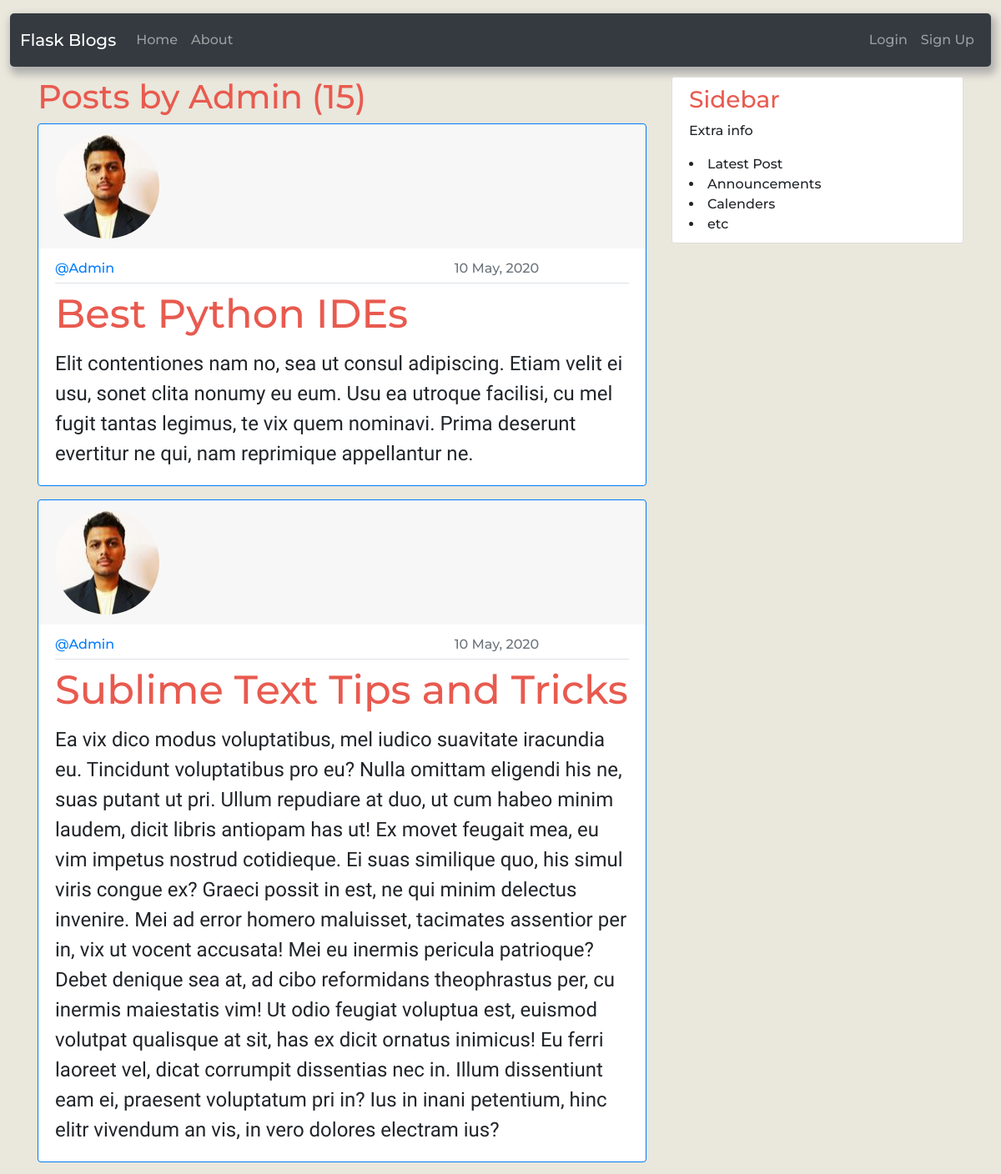
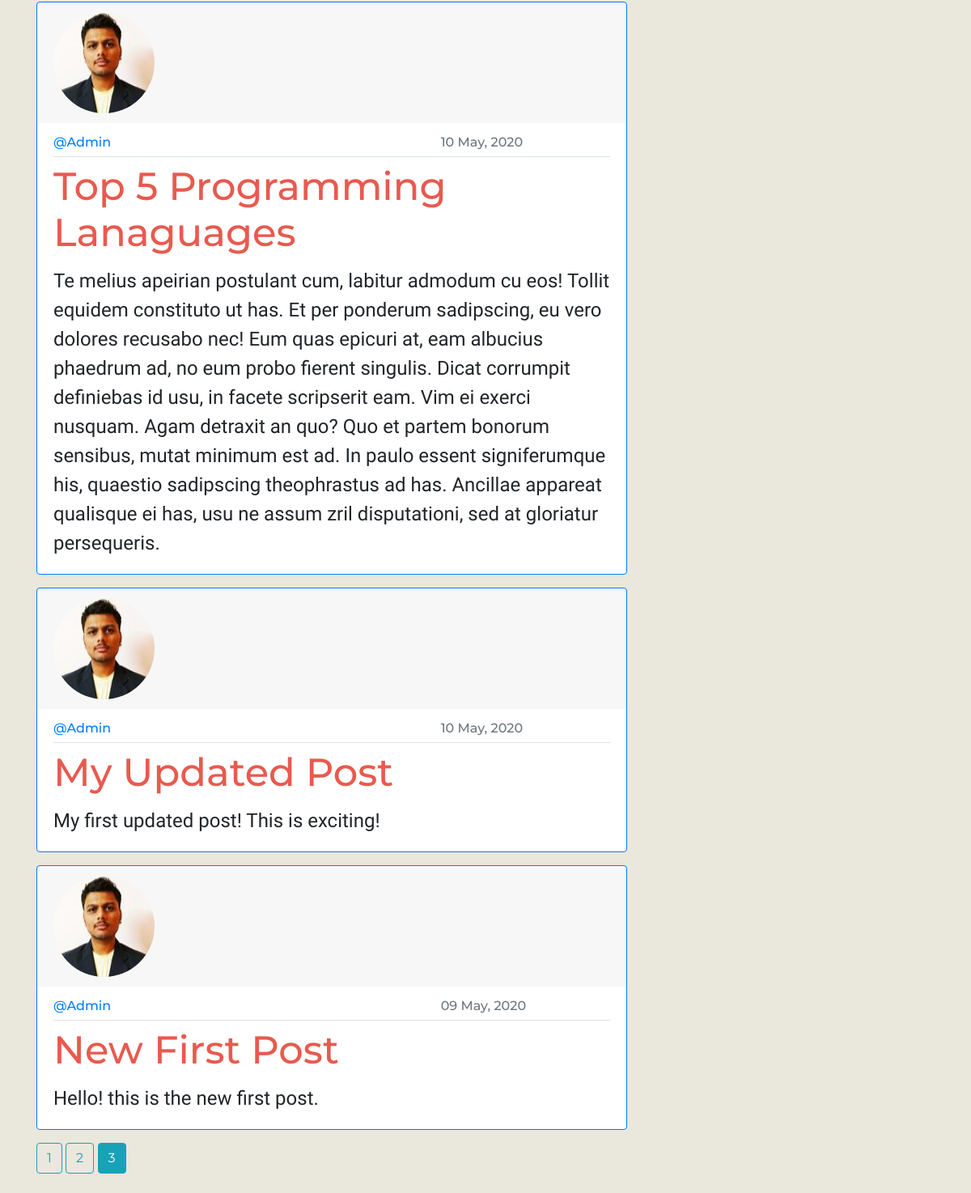
The app's page /user/Admin/posts?page=3 with its own data (2 pictures, top to bottom).
### flaskblog/models.py (models this page shows, shortened)
class User(db.Model,UserMixin):
    id = db.Column(db.Integer, primary_key=True)
    username = db.Column(db.String(20), unique=True, nullable=False)
    email = db.Column(db.String(120), unique=True, nullable=False)
    image_file = db.Column(db.String(20), nullable=False, default='default.jpg')
    password = db.Column(db.String(60), nullable=False)
    posts = db.relationship('Post', backref='author', lazy=True)

class Post(db.Model):
    id = db.Column(db.Integer, primary_key=True)
    title = db.Column(db.String(100), nullable=False)
    date_posted = db.Column(db.DateTime, nullable=False, default=datetime.utcnow)
    content = db.Column(db.Text, nullable=False)
    user_id = db.Column(db.Integer, db.ForeignKey('user.id'), nullable=False)

### flaskblog/users/routes.py (the view)
@users.route("/user/<string:username>/posts")
def user_posts(username):
    page = request.args.get('page',1,type = int)
    user = User.query.filter_by(username=username).first_or_404()
    posts = Post.query.filter_by(author=user)\
        .order_by(Post.date_posted.desc())\
        .paginate(page=page,per_page=5)
    return render_template("user_posts.html",posts=posts,user=user)

### flaskblog/templates/user_posts.html
{% extends "base.html" %}
{% block content %}
<h1>Posts by {{user.username}}  ({{posts.total }})</h1>
{% for post in posts.items %}
<div class="card border-primary profile-info flex-row flex-wrap">
  <div class="card-header border-0 col-12">
      <img src="{{url_for('static',filename='profile_pics/'+post.author.image_file)}}" class="card-img-top rounded-circle account-img" alt="profile pic">
  </div>
  <div class="card-body">
      <h6 class="card-subtitle mb-2 pb-2 text-muted border-bottom">
        <div class="row d-flex justify-content-between">
          <div class="col col-4 d-flex align-items-center">
            <a href="{{url_for('users.user_posts',username = post.author.username)}}">
                @{{post.author.username}}
            </a>
            </div>
          <div class="col col-4 d-flex align-items-center">{{post.date_posted.strftime('%d %B, %Y')}}</div>
        </div>
      </h6>
      <h5 class="card-title"><a class="post-detail-title"href="{{url_for('posts.post',post_id=post.id)}}">{{post.title}}</a></h5>
      <p class="card-text">
        {{post.content}}
      </p>
  </div>
</div>
{% endfor %}
{% for page_num in posts.iter_pages(left_edge=1,right_edge=1,left_current=1,right_current=2)  %}
  {% if page_num  %}
    {% if posts.page == page_num %}
      <a class ="btn  btn-info mb-4" href="{{url_for('users.user_posts',username = user.username,page=page_num)}}">{{page_num}}</a>
    {% else %}
    <a class ="btn  btn-outline-info mb-4" href="{{url_for('users.user_posts',username = user.username,page=page_num)}}">{{page_num}}</a>
    {% endif %}
    {% else %}
    ...
  {% endif %}
{% endfor %}
{% endblock content %}

### flaskblog/static/main.css (style rules this page uses)
body { background-color: #EAE7DC; margin-top: 1rem; font-family: 'Montserrat', sans-serif; font-size: medium; font-weight: 500; }
h1,h2,h3,h4,h5,h6 { color: #E85A4F; }
.post-detail-title { color: #E85A4F; font-size: 3rem; }
.card-subtitle { flex-direction: row; justify-content: flex-end; }
.card-text { font-family: 'Indie Flower', cursive; font-size: x-large; }
.profile-info { margin-bottom: 1rem; }
.account-img { height: 125px; width: 125px; }

### records on screen
User: username "Admin"
Post: image_file (picture), author.username "Admin", date_posted "10 May, 2020", title "Best Python IDEs", content "Elit contentiones nam no, sea ut consul adipiscing. Etiam velit ei usu, sonet clita nonumy eu eum. Usu ea utroque facilisi, cu mel fugit tantas legimus, te vix quem nominavi. Prima deserunt evertitur ne qui, nam reprimique appellantur ne."
Post: image_file (picture), author.username "Admin", date_posted "10 May, 2020", title "Sublime Text Tips and Tricks", content "Ea vix dico modus voluptatibus, mel iudico suavitate iracundia eu. Tincidunt voluptatibus pro eu? Nulla omittam eligendi his ne, suas putant ut pri. Ullum repudiare at duo, ut cum habeo minim laudem, dicit libris antiopam has ut! Ex movet feugait mea, eu vim impetus nostrud cotidieque. Ei suas similique quo, his simul viris congue ex? Graeci possit in est, ne qui minim delectus invenire. Mei ad error homero maluisset, tacimates assentior per in, vix ut vocent accusata! Mei eu inermis pericula patrioque? Debet denique sea at, ad cibo reformidans theophrastus per, cu inermis maiestatis vim! Ut odio feugiat voluptua est, euismod volutpat qualisque at sit, has ex dicit ornatus inimicus! Eu…"
Post: image_file (picture), author.username "Admin", date_posted "10 May, 2020", title "Top 5 Programming Lanaguages", content "Te melius apeirian postulant cum, labitur admodum cu eos! Tollit equidem constituto ut has. Et per ponderum sadipscing, eu vero dolores recusabo nec! Eum quas epicuri at, eam albucius phaedrum ad, no eum probo fierent singulis. Dicat corrumpit definiebas id usu, in facete scripserit eam. Vim ei exerci nusquam. Agam detraxit an quo? Quo et partem bonorum sensibus, mutat minimum est ad. In paulo essent signiferumque his, quaestio sadipscing theophrastus ad has. Ancillae appareat qualisque ei has, usu ne assum zril disputationi, sed at gloriatur persequeris."
Post: image_file (picture), author.username "Admin", date_posted "10 May, 2020", title "My Updated Post", content "My first updated post! This is exciting!"
Post: image_file (picture), author.username "Admin", date_posted "09 May, 2020", title "New First Post", content "Hello! this is the new first post."

### other values on screen
{{ posts.total }} "15"
{{ page_num }} "1" "2"
{{ page_num }} "3"
